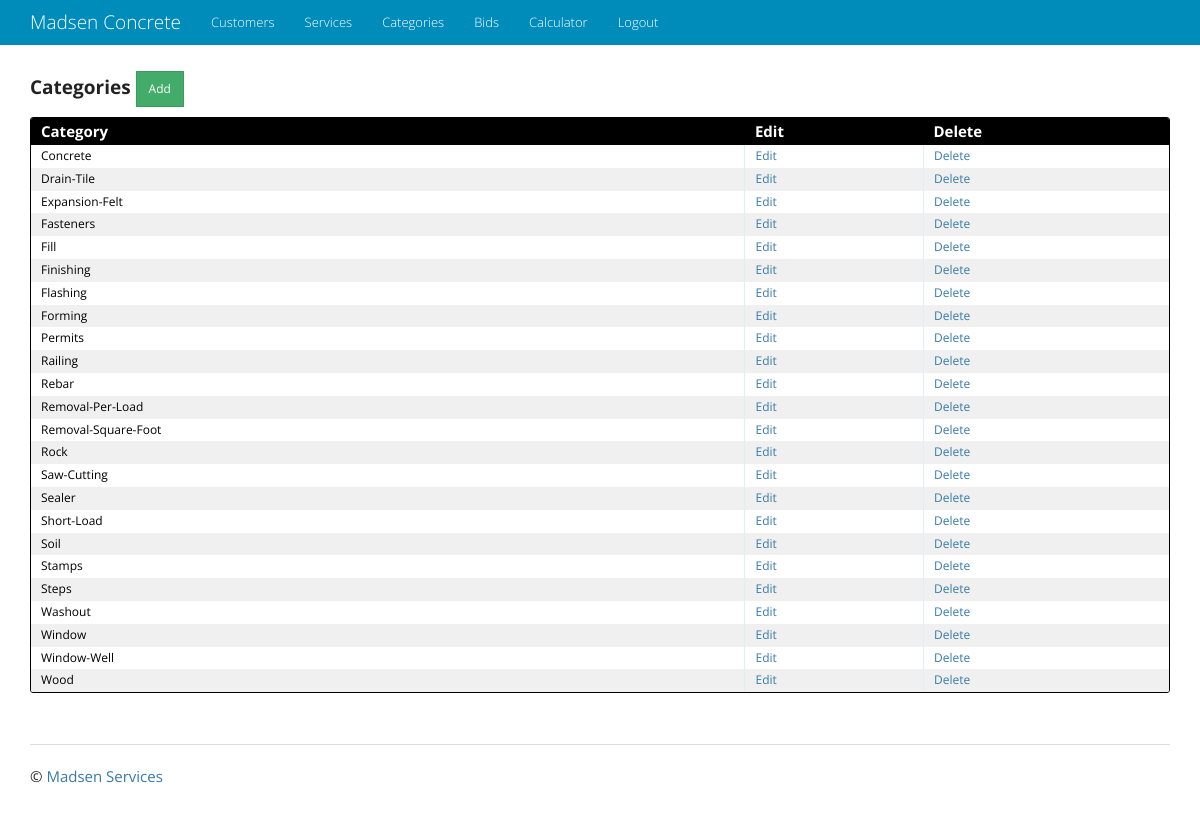
The page /category/ on the database its author committed.
### category/models.py (models this page shows, shortened)
class Category(models.Model):
    name = models.CharField(max_length=20)
    class Meta:
        ordering = ['name']

### category/views.py (the view)
class CategoryList(ListView):
    model = Category

### templates/category/category_list.html
{% extends "base.html" %}
{% block content %}
<div class="entries">
  <h4><strong>Categories </strong><a href="{% url 'category_app:category_create' %}"
                                    class="btn btn-sm btn-success" role="button">Add</a></h4>
  <div class="datagrid">
    <table>
      <thead>
        <tr>
          <th width="200px"><strong>Category</strong></th>
          <th width="50px"><strong>Edit</strong></th>
          <th width="50px"><strong>Delete</strong></th>
        </tr>
      </thead>
      {% for category in object_list %}
        <tr style="{% cycle 'background: white' 'background: #F0F0F0' %}">
            <td>{{ category.name }}</td>
            <td><a href="{% url 'category_app:category_update' pk=category.pk %}">Edit</a></td>
            <td><a href="{% url 'category_app:category_delete' pk=category.pk %}">Delete</a></td>
        </tr>
      {% endfor %}
    </table>
  </div>
</div>
{% endblock content %}

### static/css/main.css (style rules this page uses)
body { padding: 60px 0; background: #ffffff; }
a, h1, h2 { color: #377BA8; }
.entries { list-style: none; margin: 0; padding: 0; }
.datagrid table { border-collapse: collapse; text-align: left; width: 100%; }
.datagrid { background: #fff; overflow: hidden; border: 1px solid #000000; border-radius: 3px; }
.datagrid table td, .datagrid table th { padding: 3px 10px; }
.datagrid table thead th { background-color:#000000; color:#FFFFFF; font-size: 15px; font-weight: bold; }
.datagrid table thead th:first-child { border: none; }
.datagrid table tbody td { color: #000000; border-left: 1px solid #E1EEF4; font-size: 12px; font-weight: normal; }
.datagrid table tbody td:first-child { border-left: none; }
.datagrid table tbody tr:last-child td { border-bottom: none; }

### rows shown on the page
Category: name "Concrete"
Category: name "Drain-Tile"
Category: name "Expansion-Felt"
Category: name "Fasteners"
Category: name "Fill"
Category: name "Finishing"
Category: name "Flashing"
Category: name "Forming"
Category: name "Permits"
Category: name "Railing"
Category: name "Rebar"
Category: name "Removal-Per-Load"
Category: name "Removal-Square-Foot"
Category: name "Rock"
Category: name "Saw-Cutting"
Category: name "Sealer"
Category: name "Short-Load"
Category: name "Soil"
Category: name "Stamps"
Category: name "Steps"
Category: name "Washout"
Category: name "Window"
Category: name "Window-Well"
Category: name "Wood"
